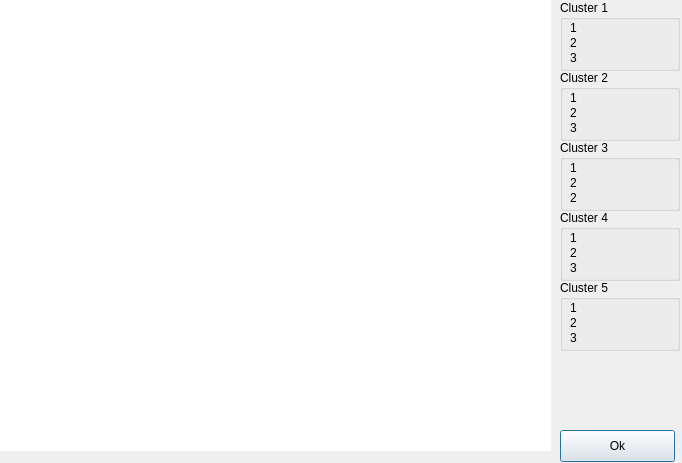
<?xml version="1.0" encoding="UTF-8"?>
<ui version="4.0">
 <class>TrainingDataDialog</class>
 <widget class="QDialog" name="TrainingDataDialog">
  <property name="geometry">
   <rect>
    <x>0</x>
    <y>0</y>
    <width>682</width>
    <height>463</height>
   </rect>
  </property>
  <property name="windowTitle">
   <string>Dialog</string>
  </property>
  <widget class="matDisplay" name="matDisplayLabel">
   <property name="geometry">
    <rect>
     <x>0</x>
     <y>0</y>
     <width>551</width>
     <height>451</height>
    </rect>
   </property>
   <property name="styleSheet">
    <string notr="true">background-color: rgb(255, 255, 255);</string>
   </property>
   <property name="text">
    <string/>
   </property>
  </widget>
  <widget class="QGroupBox" name="Cluster1GroupBox">
   <property name="geometry">
    <rect>
     <x>560</x>
     <y>0</y>
     <width>120</width>
     <height>71</height>
    </rect>
   </property>
   <property name="title">
    <string>Cluster 1</string>
   </property>
   <widget class="QLabel" name="label">
    <property name="geometry">
     <rect>
      <x>10</x>
      <y>20</y>
      <width>59</width>
      <height>16</height>
     </rect>
    </property>
    <property name="text">
     <string>1</string>
    </property>
   </widget>
   <widget class="QLabel" name="label_2">
    <property name="geometry">
     <rect>
      <x>10</x>
      <y>35</y>
      <width>59</width>
      <height>16</height>
     </rect>
    </property>
    <property name="text">
     <string>2</string>
    </property>
   </widget>
   <widget class="QLabel" name="label_3">
    <property name="geometry">
     <rect>
      <x>10</x>
      <y>50</y>
      <width>59</width>
      <height>16</height>
     </rect>
    </property>
    <property name="text">
     <string>3</string>
    </property>
   </widget>
  </widget>
  <widget class="QGroupBox" name="Cluster2GroupBox">
   <property name="geometry">
    <rect>
     <x>560</x>
     <y>70</y>
     <width>120</width>
     <height>71</height>
    </rect>
   </property>
   <property name="title">
    <string>Cluster 2</string>
   </property>
   <widget class="QLabel" name="label_4">
    <property name="geometry">
     <rect>
      <x>10</x>
      <y>20</y>
      <width>59</width>
      <height>16</height>
     </rect>
    </property>
    <property name="text">
     <string>1</string>
    </property>
   </widget>
   <widget class="QLabel" name="label_5">
    <property name="geometry">
     <rect>
      <x>10</x>
      <y>35</y>
      <width>59</width>
      <height>16</height>
     </rect>
    </property>
    <property name="text">
     <string>2</string>
    </property>
   </widget>
   <widget class="QLabel" name="label_6">
    <property name="geometry">
     <rect>
      <x>10</x>
      <y>50</y>
      <width>59</width>
      <height>16</height>
     </rect>
    </property>
    <property name="text">
     <string>3</string>
    </property>
   </widget>
  </widget>
  <widget class="QGroupBox" name="Cluster3GroupBox">
   <property name="geometry">
    <rect>
     <x>560</x>
     <y>140</y>
     <width>120</width>
     <height>71</height>
    </rect>
   </property>
   <property name="title">
    <string>Cluster 3</string>
   </property>
   <widget class="QLabel" name="label_7">
    <property name="geometry">
     <rect>
      <x>10</x>
      <y>20</y>
      <width>59</width>
      <height>16</height>
     </rect>
    </property>
    <property name="text">
     <string>1</string>
    </property>
   </widget>
   <widget class="QLabel" name="label_8">
    <property name="geometry">
     <rect>
      <x>10</x>
      <y>35</y>
      <width>59</width>
      <height>16</height>
     </rect>
    </property>
    <property name="text">
     <string>2</string>
    </property>
   </widget>
   <widget class="QLabel" name="label_9">
    <property name="geometry">
     <rect>
      <x>10</x>
      <y>50</y>
      <width>59</width>
      <height>16</height>
     </rect>
    </property>
    <property name="text">
     <string>2</string>
    </property>
   </widget>
  </widget>
  <widget class="QGroupBox" name="Cluster4GroupBox">
   <property name="geometry">
    <rect>
     <x>560</x>
     <y>210</y>
     <width>120</width>
     <height>71</height>
    </rect>
   </property>
   <property name="title">
    <string>Cluster 4</string>
   </property>
   <widget class="QLabel" name="label_10">
    <property name="geometry">
     <rect>
      <x>10</x>
      <y>20</y>
      <width>59</width>
      <height>16</height>
     </rect>
    </property>
    <property name="text">
     <string>1</string>
    </property>
   </widget>
   <widget class="QLabel" name="label_11">
    <property name="geometry">
     <rect>
      <x>10</x>
      <y>35</y>
      <width>59</width>
      <height>16</height>
     </rect>
    </property>
    <property name="text">
     <string>2</string>
    </property>
   </widget>
   <widget class="QLabel" name="label_12">
    <property name="geometry">
     <rect>
      <x>10</x>
      <y>50</y>
      <width>59</width>
      <height>16</height>
     </rect>
    </property>
    <property name="text">
     <string>3</string>
    </property>
   </widget>
  </widget>
  <widget class="QGroupBox" name="Cluster5GroupBox">
   <property name="geometry">
    <rect>
     <x>560</x>
     <y>280</y>
     <width>120</width>
     <height>71</height>
    </rect>
   </property>
   <property name="title">
    <string>Cluster 5</string>
   </property>
   <widget class="QLabel" name="label_13">
    <property name="geometry">
     <rect>
      <x>10</x>
      <y>20</y>
      <width>59</width>
      <height>16</height>
     </rect>
    </property>
    <property name="text">
     <string>1</string>
    </property>
   </widget>
   <widget class="QLabel" name="label_14">
    <property name="geometry">
     <rect>
      <x>10</x>
      <y>35</y>
      <width>59</width>
      <height>16</height>
     </rect>
    </property>
    <property name="text">
     <string>2</string>
    </property>
   </widget>
   <widget class="QLabel" name="label_15">
    <property name="geometry">
     <rect>
      <x>10</x>
      <y>50</y>
      <width>59</width>
      <height>16</height>
     </rect>
    </property>
    <property name="text">
     <string>3</string>
    </property>
   </widget>
  </widget>
  <widget class="QPushButton" name="okButton">
   <property name="geometry">
    <rect>
     <x>560</x>
     <y>430</y>
     <width>115</width>
     <height>32</height>
    </rect>
   </property>
   <property name="text">
    <string>Ok</string>
   </property>
  </widget>
 </widget>
 <customwidgets>
  <customwidget>
   <class>matDisplay</class>
   <extends>QLabel</extends>
   <header location="global">matdisplay.h</header>
  </customwidget>
 </customwidgets>
 <resources/>
 <connections/>
</ui>
